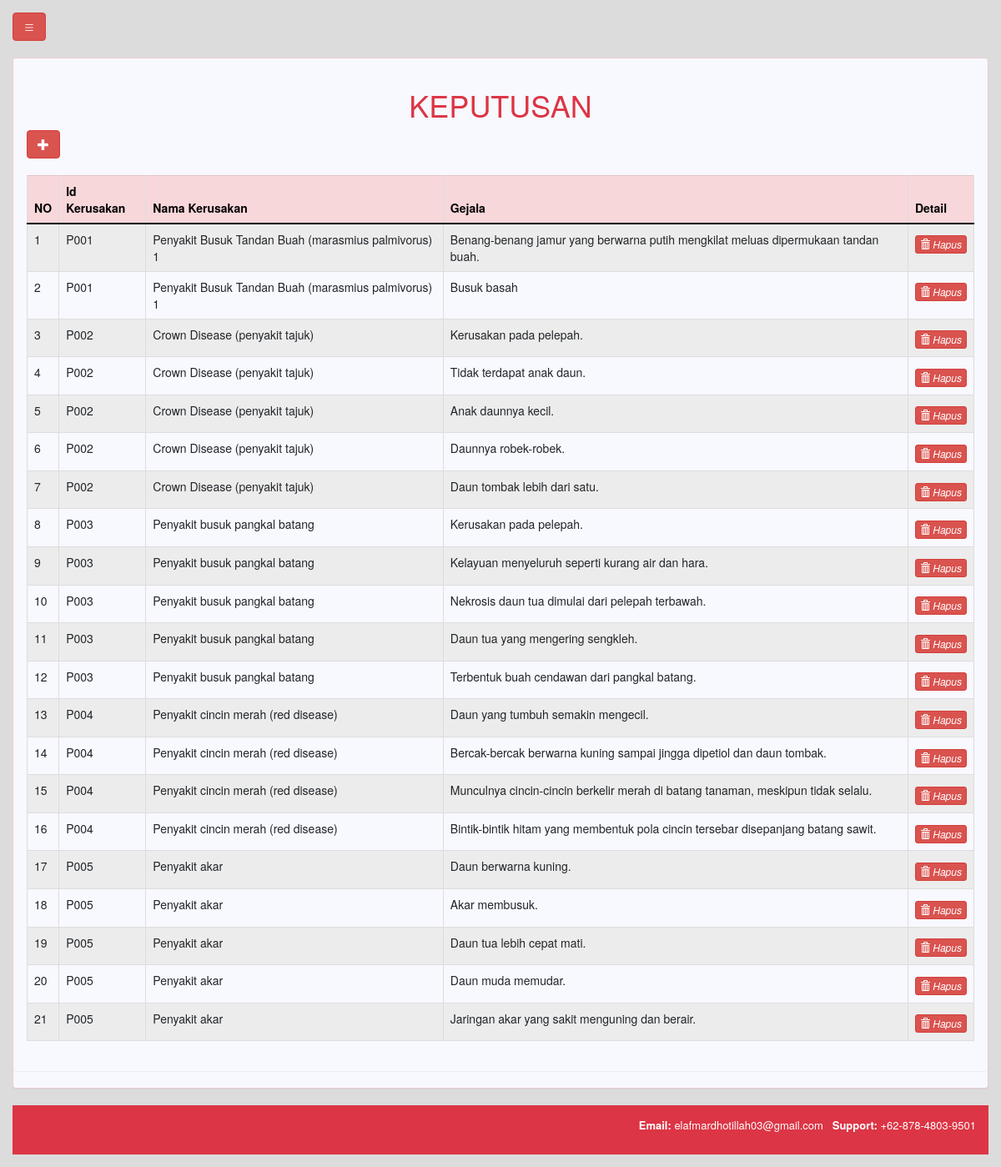
/basispengetahuan.php, run on the app's committed database.
### tables this page shows
CREATE TABLE `basispengetahuan` (
  `namakerusakan` varchar(100) NOT NULL,
  `gejala` text NOT NULL
);

CREATE TABLE `kerusakan` (
  `idkerusakan` varchar(20) NOT NULL,
  `namakerusakan` varchar(1000) NOT NULL,
  `pengendalian` text
);

### basispengetahuan.php (the view, shortened to what this page needs)
<?php
include "session.php";
?>
<!DOCTYPE html>
<html lang="en">
<head>
  <link rel="stylesheet" href="https://maxcdn.bootstrapcdn.com/bootstrap/3.3.7/css/bootstrap.min.css">
  <link rel="stylesheet" href="css/style.css">
</head>
<body>
    <?php include('menuadmin.php');?>
    <div class="panel panel-danger">
        <div class="panel panel-body">
    <div class="col-12 text-left">
        <h1 class="text text-center text-danger">KEPUTUSAN</h1>
<a href="abasispengetahuan.php"><button type="button" class="btn btn-danger">
  <span class="glyphicon glyphicon-plus" aria-hidden="true"></span>
</button></a>
        <br><br>
            <div class="box-body table-responsive">
                <table id="example1" class="table table-bordered table-striped table-hover">
                    <thead>
                        <tr class="table-danger">
                            <th>NO</th>
                            <th>Id Kerusakan</th>
						    <th>Nama Kerusakan</th>
                            <th>Gejala</th>
                            <th>Detail</th>
                        </tr>
                    </thead>
                     <?php
                            $queri="Select p.idkerusakan, b.namakerusakan, b.gejala from basispengetahuan b, kerusakan p where p.namakerusakan=b.namakerusakan";
                    $hasil=mysqli_query ($konek_db,$queri);
                    $id = 0;
while ($data = mysqli_fetch_array ($hasil)){
 			$id++;
 			echo "
        			<tr>
        			<td>".$id."</td>
					<td>".$data['idkerusakan']."</td>
        			<td>".$data['namakerusakan']."</td>
                    <td>".$data['gejala']."</td>
                    <td><a href=\"adeletebasispengetahuan.php?id=".$data['namakerusakan']."\"  onclick='return checkDelete()'><i class='btn btn-xs btn-danger'><span class='glyphicon glyphicon-trash'></span> Hapus </i></a></td>
        		</tr>
        	";
                    }
 ?>
</table>
        </div>
            </div>
  </div>
</div>
<footer class="navbar-danger text-right">
  <p style="font-size: 13px;"><strong>Email: </strong>elafmardhotillah03@gmail.com
        &nbsp;
        <strong>Support: </strong>+62-878-4803-9501</p>
</footer>
</body>
</html>

### css/style.css (style rules this page uses)
.navbar-danger { background-color: #dc3545; }
footer { background-color: #FF0000; color: white; padding: 15px; }

### menuadmin.php (style rules this page uses)
body { background-color: #DCDCDC; }
.panel { background-color: #F8F8FF; }
a { text-decoration: none; font-size: 20px; }

### data on the page
basispengetahuan: kerusakan.idkerusakan "P001", namakerusakan "Penyakit Busuk Tandan Buah (marasmius palmivorus) 1", gejala "Benang-benang jamur yang berwarna putih mengkilat meluas dipermukaan tandan buah."
basispengetahuan: kerusakan.idkerusakan "P001", namakerusakan "Penyakit Busuk Tandan Buah (marasmius palmivorus) 1", gejala "Busuk basah"
basispengetahuan: kerusakan.idkerusakan "P002", namakerusakan "Crown Disease (penyakit tajuk)", gejala "Kerusakan pada pelepah."
basispengetahuan: kerusakan.idkerusakan "P002", namakerusakan "Crown Disease (penyakit tajuk)", gejala "Tidak terdapat anak daun."
basispengetahuan: kerusakan.idkerusakan "P002", namakerusakan "Crown Disease (penyakit tajuk)", gejala "Anak daunnya kecil."
basispengetahuan: kerusakan.idkerusakan "P002", namakerusakan "Crown Disease (penyakit tajuk)", gejala "Daunnya robek-robek."
basispengetahuan: kerusakan.idkerusakan "P002", namakerusakan "Crown Disease (penyakit tajuk)", gejala "Daun tombak lebih dari satu."
basispengetahuan: kerusakan.idkerusakan "P003", namakerusakan "Penyakit busuk pangkal batang", gejala "Kerusakan pada pelepah."
basispengetahuan: kerusakan.idkerusakan "P003", namakerusakan "Penyakit busuk pangkal batang", gejala "Kelayuan menyeluruh seperti kurang air dan hara."
basispengetahuan: kerusakan.idkerusakan "P003", namakerusakan "Penyakit busuk pangkal batang", gejala "Nekrosis daun tua dimulai dari pelepah terbawah."
basispengetahuan: kerusakan.idkerusakan "P003", namakerusakan "Penyakit busuk pangkal batang", gejala "Daun tua yang mengering sengkleh."
basispengetahuan: kerusakan.idkerusakan "P003", namakerusakan "Penyakit busuk pangkal batang", gejala "Terbentuk buah cendawan dari pangkal batang."
basispengetahuan: kerusakan.idkerusakan "P004", namakerusakan "Penyakit cincin merah (red disease)", gejala "Daun yang tumbuh semakin mengecil."
basispengetahuan: kerusakan.idkerusakan "P004", namakerusakan "Penyakit cincin merah (red disease)", gejala "Bercak-bercak berwarna kuning sampai jingga dipetiol dan daun tombak."
basispengetahuan: kerusakan.idkerusakan "P004", namakerusakan "Penyakit cincin merah (red disease)", gejala "Munculnya cincin-cincin berkelir merah di batang tanaman, meskipun tidak selalu."
basispengetahuan: kerusakan.idkerusakan "P004", namakerusakan "Penyakit cincin merah (red disease)", gejala "Bintik-bintik hitam yang membentuk pola cincin tersebar disepanjang batang sawit."
basispengetahuan: kerusakan.idkerusakan "P005", namakerusakan "Penyakit akar", gejala "Daun berwarna kuning."
basispengetahuan: kerusakan.idkerusakan "P005", namakerusakan "Penyakit akar", gejala "Akar membusuk."
basispengetahuan: kerusakan.idkerusakan "P005", namakerusakan "Penyakit akar", gejala "Daun tua lebih cepat mati."
basispengetahuan: kerusakan.idkerusakan "P005", namakerusakan "Penyakit akar", gejala "Daun muda memudar."
basispengetahuan: kerusakan.idkerusakan "P005", namakerusakan "Penyakit akar", gejala "Jaringan akar yang sakit menguning dan berair."
